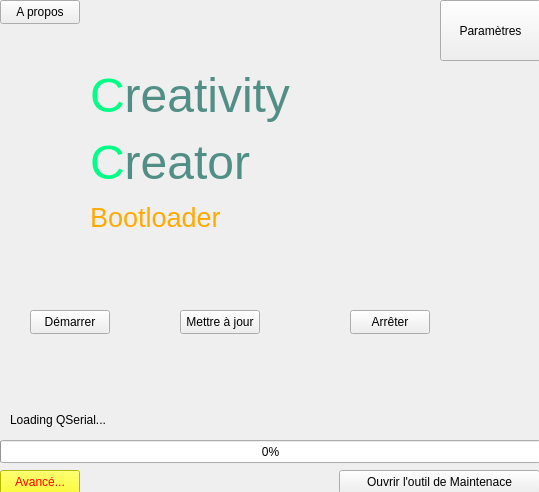
<?xml version="1.0" encoding="UTF-8"?>
<ui version="4.0">
 <class>BootLoader</class>
 <widget class="QWidget" name="BootLoader">
  <property name="geometry">
   <rect>
    <x>0</x>
    <y>0</y>
    <width>539</width>
    <height>492</height>
   </rect>
  </property>
  <property name="windowTitle">
   <string>CreativityCreator - BootLoader</string>
  </property>
  <widget class="QLabel" name="Load_effect">
   <property name="geometry">
    <rect>
     <x>90</x>
     <y>40</y>
     <width>201</width>
     <height>221</height>
    </rect>
   </property>
   <property name="text">
    <string>&lt;html&gt;&lt;head/&gt;&lt;body&gt;&lt;p&gt;&lt;span style=&quot; font-size:36pt; color:#00ff84;&quot;&gt;C&lt;/span&gt;&lt;span style=&quot; font-size:36pt; color:#518f86;&quot;&gt;reativity&lt;/span&gt;&lt;/p&gt;&lt;p&gt;&lt;span style=&quot; font-size:36pt; color:#00ff87;&quot;&gt;C&lt;/span&gt;&lt;span style=&quot; font-size:36pt; color:#518f86;&quot;&gt;reator&lt;/span&gt;&lt;/p&gt;&lt;p&gt;&lt;span style=&quot; font-size:20pt; color:#ffaa00;&quot;&gt;Bootloader&lt;/span&gt;&lt;/p&gt;&lt;/body&gt;&lt;/html&gt;</string>
   </property>
  </widget>
  <widget class="QLabel" name="Load_Text">
   <property name="geometry">
    <rect>
     <x>10</x>
     <y>410</y>
     <width>521</width>
     <height>20</height>
    </rect>
   </property>
   <property name="text">
    <string>Loading QSerial...</string>
   </property>
  </widget>
  <widget class="QProgressBar" name="LoadBar">
   <property name="geometry">
    <rect>
     <x>0</x>
     <y>440</y>
     <width>541</width>
     <height>23</height>
    </rect>
   </property>
   <property name="value">
    <number>0</number>
   </property>
  </widget>
  <widget class="QPushButton" name="LoadBtn">
   <property name="geometry">
    <rect>
     <x>30</x>
     <y>310</y>
     <width>80</width>
     <height>24</height>
    </rect>
   </property>
   <property name="text">
    <string>Démarrer</string>
   </property>
  </widget>
  <widget class="QPushButton" name="Stop">
   <property name="geometry">
    <rect>
     <x>350</x>
     <y>310</y>
     <width>80</width>
     <height>24</height>
    </rect>
   </property>
   <property name="text">
    <string>Arrêter</string>
   </property>
  </widget>
  <widget class="QPushButton" name="Update">
   <property name="geometry">
    <rect>
     <x>180</x>
     <y>310</y>
     <width>80</width>
     <height>24</height>
    </rect>
   </property>
   <property name="text">
    <string>Mettre à jour</string>
   </property>
  </widget>
  <widget class="QPushButton" name="Settings">
   <property name="geometry">
    <rect>
     <x>440</x>
     <y>0</y>
     <width>101</width>
     <height>61</height>
    </rect>
   </property>
   <property name="text">
    <string>Paramètres</string>
   </property>
  </widget>
  <widget class="QPushButton" name="MaintenanceTool">
   <property name="geometry">
    <rect>
     <x>339</x>
     <y>470</y>
     <width>201</width>
     <height>24</height>
    </rect>
   </property>
   <property name="toolTip">
    <string>Ouvrir l'outil de Maintenance(Cela arrêtera CreativityCreator)</string>
   </property>
   <property name="text">
    <string>Ouvrir l'outil de Maintenace</string>
   </property>
  </widget>
  <widget class="QPushButton" name="Advenced">
   <property name="geometry">
    <rect>
     <x>0</x>
     <y>470</y>
     <width>80</width>
     <height>24</height>
    </rect>
   </property>
   <property name="styleSheet">
    <string notr="true">color: rgb(255, 0, 0);
background-color: rgb(255, 255, 0);</string>
   </property>
   <property name="text">
    <string>Avancé...</string>
   </property>
  </widget>
  <widget class="QPushButton" name="About">
   <property name="geometry">
    <rect>
     <x>0</x>
     <y>0</y>
     <width>80</width>
     <height>24</height>
    </rect>
   </property>
   <property name="text">
    <string>A propos</string>
   </property>
  </widget>
  <zorder>Settings</zorder>
  <zorder>Load_effect</zorder>
  <zorder>Load_Text</zorder>
  <zorder>LoadBar</zorder>
  <zorder>LoadBtn</zorder>
  <zorder>Stop</zorder>
  <zorder>Update</zorder>
  <zorder>MaintenanceTool</zorder>
  <zorder>Advenced</zorder>
  <zorder>About</zorder>
 </widget>
 <resources/>
 <connections/>
</ui>
